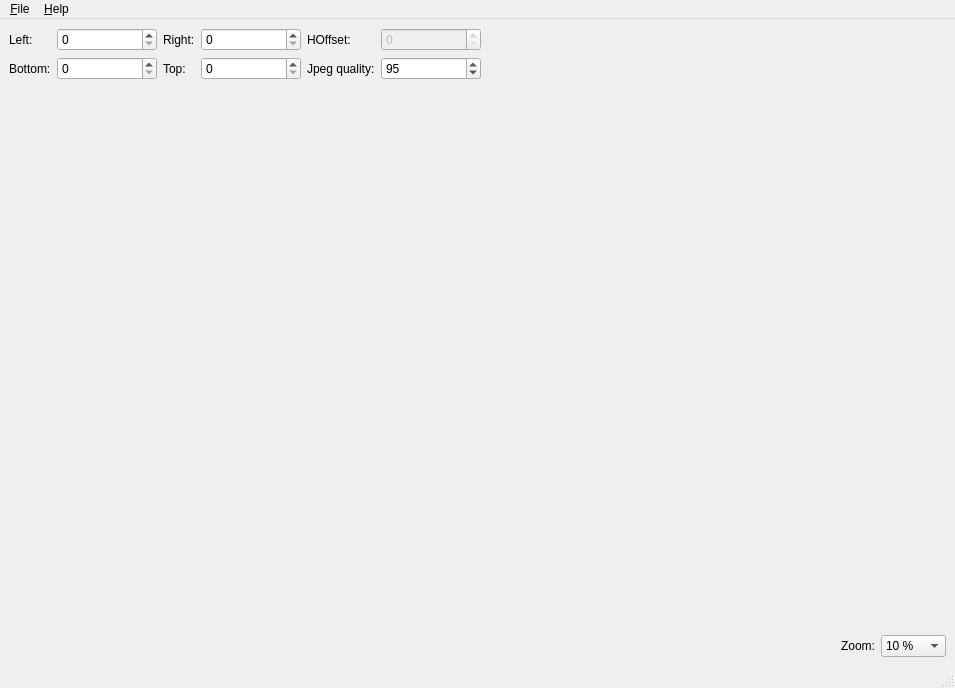
<?xml version="1.0" encoding="UTF-8"?>
<ui version="4.0">
 <class>MainWindow</class>
 <widget class="QMainWindow" name="MainWindow">
  <property name="geometry">
   <rect>
    <x>0</x>
    <y>0</y>
    <width>955</width>
    <height>688</height>
   </rect>
  </property>
  <property name="windowTitle">
   <string>Crop360</string>
  </property>
  <widget class="QWidget" name="centralwidget">
   <layout class="QVBoxLayout" name="verticalLayout">
    <item>
     <layout class="QGridLayout" name="gridLayout">
      <item row="1" column="0">
       <widget class="QLabel" name="label_4">
        <property name="text">
         <string>Bottom:</string>
        </property>
       </widget>
      </item>
      <item row="0" column="4">
       <widget class="QLabel" name="label_5">
        <property name="text">
         <string>HOffset:</string>
        </property>
       </widget>
      </item>
      <item row="1" column="3">
       <widget class="QSpinBox" name="spinBoxTop">
        <property name="maximum">
         <number>1000000</number>
        </property>
       </widget>
      </item>
      <item row="0" column="3">
       <widget class="QSpinBox" name="spinBoxRight">
        <property name="minimumSize">
         <size>
          <width>100</width>
          <height>0</height>
         </size>
        </property>
        <property name="maximum">
         <number>1000000</number>
        </property>
       </widget>
      </item>
      <item row="1" column="1">
       <widget class="QSpinBox" name="spinBoxBottom">
        <property name="minimumSize">
         <size>
          <width>100</width>
          <height>0</height>
         </size>
        </property>
        <property name="maximum">
         <number>1000000</number>
        </property>
       </widget>
      </item>
      <item row="0" column="5">
       <widget class="QSpinBox" name="spinBoxHOffset">
        <property name="enabled">
         <bool>false</bool>
        </property>
        <property name="minimumSize">
         <size>
          <width>100</width>
          <height>0</height>
         </size>
        </property>
        <property name="toolTip">
         <string>Unimplemented</string>
        </property>
        <property name="maximum">
         <number>1000000</number>
        </property>
       </widget>
      </item>
      <item row="0" column="6">
       <spacer name="horizontalSpacer">
        <property name="orientation">
         <enum>Qt::Horizontal</enum>
        </property>
        <property name="sizeHint" stdset="0">
         <size>
          <width>40</width>
          <height>20</height>
         </size>
        </property>
       </spacer>
      </item>
      <item row="0" column="1">
       <widget class="QSpinBox" name="spinBoxLeft">
        <property name="minimumSize">
         <size>
          <width>100</width>
          <height>0</height>
         </size>
        </property>
        <property name="maximum">
         <number>1000000</number>
        </property>
       </widget>
      </item>
      <item row="1" column="4">
       <widget class="QLabel" name="label_7">
        <property name="text">
         <string>Jpeg quality:</string>
        </property>
       </widget>
      </item>
      <item row="0" column="2">
       <widget class="QLabel" name="label_3">
        <property name="text">
         <string>Right:</string>
        </property>
       </widget>
      </item>
      <item row="1" column="2">
       <widget class="QLabel" name="label_2">
        <property name="text">
         <string>Top:</string>
        </property>
       </widget>
      </item>
      <item row="0" column="0">
       <widget class="QLabel" name="label">
        <property name="text">
         <string>Left:</string>
        </property>
       </widget>
      </item>
      <item row="1" column="5">
       <widget class="QSpinBox" name="spinBoxQuality">
        <property name="maximum">
         <number>100</number>
        </property>
        <property name="value">
         <number>95</number>
        </property>
       </widget>
      </item>
     </layout>
    </item>
    <item>
     <widget class="GrWidget" name="widget" native="true">
      <property name="sizePolicy">
       <sizepolicy hsizetype="Expanding" vsizetype="Expanding">
        <horstretch>0</horstretch>
        <verstretch>0</verstretch>
       </sizepolicy>
      </property>
     </widget>
    </item>
    <item>
     <layout class="QHBoxLayout" name="horizontalLayout">
      <item>
       <spacer name="horizontalSpacer_2">
        <property name="orientation">
         <enum>Qt::Horizontal</enum>
        </property>
        <property name="sizeHint" stdset="0">
         <size>
          <width>40</width>
          <height>20</height>
         </size>
        </property>
       </spacer>
      </item>
      <item>
       <widget class="QLabel" name="label_6">
        <property name="text">
         <string>Zoom:</string>
        </property>
       </widget>
      </item>
      <item>
       <widget class="QComboBox" name="comboBoxZoom">
        <item>
         <property name="text">
          <string>10 %</string>
         </property>
        </item>
        <item>
         <property name="text">
          <string>25 %</string>
         </property>
        </item>
        <item>
         <property name="text">
          <string>50 %</string>
         </property>
        </item>
        <item>
         <property name="text">
          <string>100 %</string>
         </property>
        </item>
       </widget>
      </item>
     </layout>
    </item>
   </layout>
  </widget>
  <widget class="QMenuBar" name="menubar">
   <property name="geometry">
    <rect>
     <x>0</x>
     <y>0</y>
     <width>955</width>
     <height>22</height>
    </rect>
   </property>
   <widget class="QMenu" name="menu_FIle">
    <property name="title">
     <string>&amp;File</string>
    </property>
    <addaction name="action_Open"/>
    <addaction name="action_Save_As"/>
    <addaction name="separator"/>
    <addaction name="actionE_xit"/>
   </widget>
   <widget class="QMenu" name="menu_Help">
    <property name="title">
     <string>&amp;Help</string>
    </property>
    <addaction name="actionA_bout"/>
   </widget>
   <addaction name="menu_FIle"/>
   <addaction name="menu_Help"/>
  </widget>
  <widget class="QStatusBar" name="statusbar"/>
  <action name="action_Open">
   <property name="text">
    <string>&amp;Open png...</string>
   </property>
  </action>
  <action name="action_Save_As">
   <property name="text">
    <string>&amp;Save jpeg</string>
   </property>
  </action>
  <action name="actionE_xit">
   <property name="text">
    <string>E&amp;xit</string>
   </property>
  </action>
  <action name="actionA_bout">
   <property name="text">
    <string>&amp;About...</string>
   </property>
  </action>
 </widget>
 <customwidgets>
  <customwidget>
   <class>GrWidget</class>
   <extends>QWidget</extends>
   <header>grwidget.h</header>
   <container>1</container>
  </customwidget>
 </customwidgets>
 <resources/>
 <connections/>
</ui>
